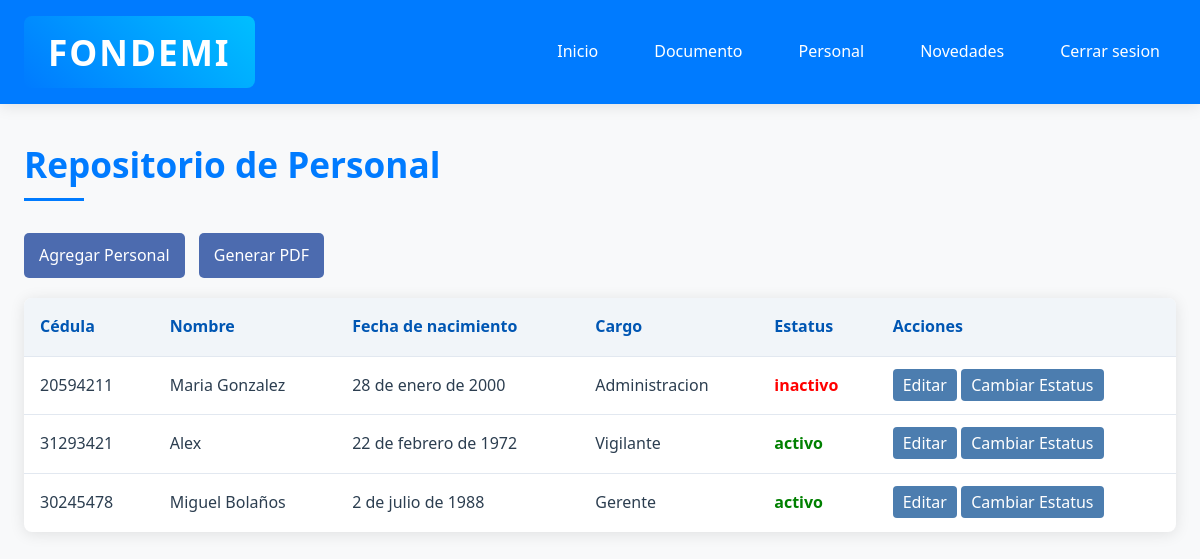
Page /personal.php on the committed database.
### tables this page shows
CREATE TABLE IF NOT EXISTS `personal` (
  `cedula` int NOT NULL,
  `nombre` varchar(50) NOT NULL,
  `edad` varchar(50) NOT NULL,
  `cargo` varchar(50) NOT NULL,
  `estatus` varchar(50) NOT NULL
);

### personal.php (the view, shortened to what this page needs)
<?php
$conexion = mysqli_connect("localhost", "root", "", "login_register_db");
$query = "SELECT cedula, nombre, edad, cargo, estatus FROM personal";
$resultado = mysqli_query($conexion, $query);
?>
<!DOCTYPE html>
<html lang="es">
<head>
    <link rel="stylesheet" href="styles5.css">
</head>
<body>
    <header>
        <div class="content">
            <div class="menu container">
                <a href="principal.php" class="logo">FONDEMI</a>
                <nav class="navbar">
                    <ul>
                        <li><a href="principal.php">Inicio</a></li>
                        <li><a href="documento.php">Documento</a></li>
                        <li><a href="personal.php">Personal</a></li>
                        <li><a href="novedades.php">Novedades</a></li>
                        <li><a href="index.php">Cerrar sesion</a></li>
                    </ul>
                </nav>
            </div>
        </div>
    </header>
    <main>
        <section id="personal">
            <h2>Repositorio de Personal</h2>
            <div class="acciones">
                <a href="php/agregar_personal.php">Agregar Personal</a>
                <a href="php/generarPDF.php">Generar PDF</a>
            </div>
            <table>
                <thead>
                    <tr>
                        <th>Cédula</th>
                        <th>Nombre</th>
                        <th>Fecha de nacimiento</th>
                        <th>Cargo</th>
                        <th>Estatus</th>
                        <th>Acciones</th>
                </thead>
                <tbody>
                    <?php
                    while ($fila = mysqli_fetch_assoc($resultado)) {
                        $clase_estatus = ($fila['estatus'] == 'activo') ? 'estatus-activo' : 'estatus-inactivo';
                        echo "<tr>
                                <td>{$fila['cedula']}</td>
                                <td>{$fila['nombre']}</td>
                                <td>{$fila['edad']}</td>
                                <td>{$fila['cargo']}</td>
                                <td class='$clase_estatus'>{$fila['estatus']}</td>
                                <td>
                                    <a href='php/editar_personal.php?cedula={$fila['cedula']}' class='btn-editar'>Editar</a>
                                    <a href='personal.php?cambiar_estatus={$fila['cedula']}' class='btn-estatus'>Cambiar Estatus</a>
                                </td>
                              </tr>";
                    }
                    ?>
                </tbody>
            </table>
        </section>
    </main>
</body>
</html>

### styles5.css (style rules this page uses)
:root { --primary-color: #007BFF; --secondary-color: #0056b3; --background-color: #f8f9fa; --text-color: #2c3e50; --hover-color: #e9ecef; --border-radius: 8px; --box-shadow: 0 2px 15px rgba(0, 0, 0, 0.1); --table-header-bg: #f1f5f9; }
* { margin: 0; padding: 0; box-sizing: border-box; }
body { font-family: 'Segoe UI', system-ui, -apple-system, sans-serif; background-color: var(--background-color); color: var(--text-color); line-height: 1.6; }
header { background: var(--primary-color); padding: 1rem 0; box-shadow: var(--box-shadow); position: sticky; top: 0; z-index: 1000; }
.content { max-width: 1200px; margin: 0 auto; padding: 0 1.5rem; }
.menu.container { display: flex; justify-content: space-between; align-items: center; }
.logo { font-size: 2.2rem; font-weight: 700; color: white; text-decoration: none; text-transform: uppercase; letter-spacing: 2px; background: linear-gradient(45deg, var(--primary-color), #00BFFF); padding: 0.5rem 1.5rem; border-radius: var(--border-radius); transition: transform 0.3s ease; }
.navbar { display: flex; gap: 1.5rem; }
.navbar ul { display: flex; gap: 1.5rem; list-style: none; }
.navbar a { color: white; text-decoration: none; padding: 0.5rem 1rem; border-radius: var(--border-radius); transition: all 0.3s ease; }
main { max-width: 1200px; margin: 2rem auto; padding: 0 1.5rem; }
h2 { font-size: 2.2rem; margin-bottom: 2rem; color: var(--primary-color); position: relative; padding-bottom: 0.5rem; }
h2::after { content: ''; position: absolute; bottom: 0; left: 0; width: 60px; height: 3px; background: var(--primary-color); }
table { width: 100%; border-collapse: collapse; background: white; border-radius: var(--border-radius); box-shadow: var(--box-shadow); overflow: hidden; }
thead { background-color: var(--table-header-bg); }
th, td { padding: 1rem; text-align: left; border-bottom: 1px solid #e2e8f0; }
th { font-weight: 600; color: var(--secondary-color); }
tbody tr { transition: background-color 0.2s ease; }
tbody tr:last-child td { border-bottom: none; }

### personal.php (style rules this page uses)
.acciones { margin-top: 20px; margin-bottom: 20px; }
.acciones a, .acciones button { display: inline-block; margin-right: 10px; padding: 10px 15px; background-color: rgb(76, 107, 175); color: white; text-decoration: none; border-radius: 5px; border: none; cursor: pointer; font-size: 16px; }
.estatus-activo { color: green; font-weight: bold; }
.estatus-inactivo { color: red; font-weight: bold; }
.btn-editar { background-color:rgb(76, 125, 175); color: white; padding: 5px 10px; border: none; border-radius: 4px; cursor: pointer; text-decoration: none; }
.btn-estatus { background-color:rgb(76, 125, 175); color: white; padding: 5px 10px; border: none; border-radius: 4px; cursor: pointer; text-decoration: none; }

### rows in the picture
personal: cedula "20594211", nombre "Maria Gonzalez", edad "28 de enero de 2000", cargo "Administracion", estatus "inactivo"
personal: cedula "31293421", nombre "Alex", edad "22 de febrero de 1972", cargo "Vigilante", estatus "activo"
personal: cedula "30245478", nombre "Miguel Bolaños", edad "2 de julio de 1988", cargo "Gerente", estatus "activo"
